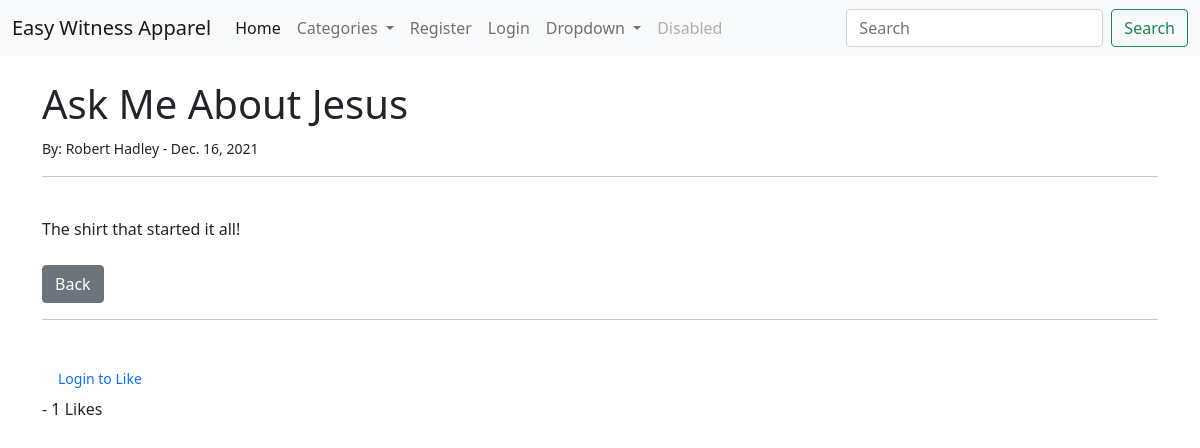
The app's page /article/1 with its own data.
### theblog/models.py (models this page shows, shortened)
class Post(models.Model):
    title = models.CharField(max_length=255)
    title_tag = models.CharField(max_length=255)
    author = models.ForeignKey(User, on_delete=models.CASCADE)
    body = RichTextField(blank=True, null=True)
    post_date = models.DateField(auto_now_add=True)
    category = models.CharField(max_length=255, default='all')
    snippet = models.CharField(max_length=255)
    likes = models.ManyToManyField(User, related_name='blog_posts')
    def total_likes(self):
        return self.likes.count()

### theblog/views.py (the view)
# urls.py: path('article/<int:pk>', ArticleDetailView.as_view(), name='article-detail'),
class ArticleDetailView(DetailView):
    model = Post
    template_name = 'article_details.html'
    def get_context_data(self, *args, **kwargs):
        cat_menu = Category.objects.all()
        context = super(ArticleDetailView, self).get_context_data(*args, **kwargs)
        stuff = get_object_or_404(Post, id=self.kwargs['pk'])
        total_likes = stuff.total_likes()
        liked = False
        if stuff.likes.filter(id=self.request.user.id).exists():
            liked = True
        context["cat_menu"] = cat_menu
        context["total_likes"] = total_likes
        context["liked"] = liked
        return context

### theblog/models.py (called while the page is built)
    def __str__(self):
        return self.name

### theblog/templates/article_details.html (shortened to what this page needs)
{% extends 'base.html' %}
{% block content %}
    <h1>{{ post.title }}</h1>
    <small>By:
        {{ post.author.first_name }}
        {{ post.author.last_name }} -
        {{ post.post_date }}
    </small>
    <br/>
    <hr>
    <br/>
    {{ post.body|safe }}
    <br/>
    <br/>
    <a href="{% url 'home' %}" class="btn btn-secondary">Back</a>
    <br/>
    <hr>
    <br/>
    <form action="{% url 'like_post' post.pk %}" method="POST">
    {% if user.is_authenticated %}
        {% if liked %}
            <button type="submit" name="post_id" value="{{ post.id }}" class="btn btn-secondary btn-sm">
               Unlike
            </button>
        {% else %}
            <button type="submit" name="post_id", value="{{ post.id }}" class="btn btn-primary btn-sm">
               Like
            </button>
        {% endif %}
    {% else %}
        <small><a class="nav-link" href="{% url 'login' %}">Login to Like</a></small>
    {% endif %}
        - {{ total_likes }}
        Likes
    </form>
{% endblock %}

### records on screen
Post: title "Ask Me About Jesus", author.first_name "Robert", author.last_name "Hadley", post_date "Dec. 16, 2021", body "The shirt that started it all!"

### other values on screen
{{ total_likes }} "1"
